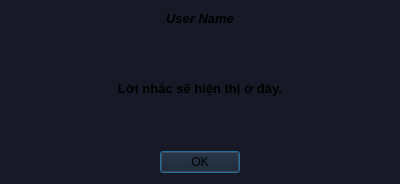
<?xml version="1.0" encoding="UTF-8"?>
<ui version="4.0">
 <class>Dialog</class>
 <widget class="QDialog" name="Dialog">
  <property name="geometry">
   <rect>
    <x>0</x>
    <y>0</y>
    <width>400</width>
    <height>184</height>
   </rect>
  </property>
  <property name="sizePolicy">
   <sizepolicy hsizetype="Preferred" vsizetype="Preferred">
    <horstretch>0</horstretch>
    <verstretch>0</verstretch>
   </sizepolicy>
  </property>
  <property name="maximumSize">
   <size>
    <width>600</width>
    <height>16777215</height>
   </size>
  </property>
  <property name="windowTitle">
   <string>Nhắc nhở</string>
  </property>
  <property name="styleSheet">
   <string notr="true">background-color: rgb(23, 26, 38);</string>
  </property>
  <property name="modal">
   <bool>true</bool>
  </property>
  <layout class="QVBoxLayout" name="verticalLayout">
   <item>
    <widget class="QLabel" name="labelUserName">
     <property name="sizePolicy">
      <sizepolicy hsizetype="Preferred" vsizetype="Fixed">
       <horstretch>0</horstretch>
       <verstretch>0</verstretch>
      </sizepolicy>
     </property>
     <property name="font">
      <font>
       <pointsize>10</pointsize>
       <weight>75</weight>
       <italic>true</italic>
       <bold>true</bold>
      </font>
     </property>
     <property name="text">
      <string>User Name</string>
     </property>
     <property name="alignment">
      <set>Qt::AlignCenter</set>
     </property>
    </widget>
   </item>
   <item>
    <widget class="QLabel" name="labelReminderText">
     <property name="font">
      <font>
       <pointsize>10</pointsize>
       <weight>75</weight>
       <bold>true</bold>
      </font>
     </property>
     <property name="locale">
      <locale language="Vietnamese" country="Vietnam"/>
     </property>
     <property name="text">
      <string>Lời nhắc sẽ hiện thị ở đây.</string>
     </property>
     <property name="scaledContents">
      <bool>true</bool>
     </property>
     <property name="alignment">
      <set>Qt::AlignCenter</set>
     </property>
     <property name="wordWrap">
      <bool>true</bool>
     </property>
    </widget>
   </item>
   <item>
    <widget class="QDialogButtonBox" name="buttonBox_OK">
     <property name="orientation">
      <enum>Qt::Horizontal</enum>
     </property>
     <property name="standardButtons">
      <set>QDialogButtonBox::Ok</set>
     </property>
     <property name="centerButtons">
      <bool>true</bool>
     </property>
    </widget>
   </item>
  </layout>
 </widget>
 <resources/>
 <connections>
  <connection>
   <sender>buttonBox_OK</sender>
   <signal>accepted()</signal>
   <receiver>Dialog</receiver>
   <slot>accept()</slot>
   <hints>
    <hint type="sourcelabel">
     <x>248</x>
     <y>254</y>
    </hint>
    <hint type="destinationlabel">
     <x>157</x>
     <y>274</y>
    </hint>
   </hints>
  </connection>
  <connection>
   <sender>buttonBox_OK</sender>
   <signal>rejected()</signal>
   <receiver>Dialog</receiver>
   <slot>reject()</slot>
   <hints>
    <hint type="sourcelabel">
     <x>316</x>
     <y>260</y>
    </hint>
    <hint type="destinationlabel">
     <x>286</x>
     <y>274</y>
    </hint>
   </hints>
  </connection>
 </connections>
</ui>
